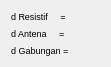
   <widget class="QWidget" name="layoutWidget_3">
    <property name="geometry">
     <rect>
      <x>470</x>
      <y>80</y>
      <width>111</width>
      <height>47</height>
     </rect>
    </property>
    <layout class="QGridLayout" name="gridLayout_7">
     <item row="0" column="0">
      <widget class="QLabel" name="label_11">
       <property name="font">
        <font>
         <pointsize>7</pointsize>
        </font>
       </property>
       <property name="text">
        <string>d Resistif     =</string>
       </property>
      </widget>
     </item>
     <item row="0" column="1">
      <widget class="QLabel" name="beban_r">
       <property name="font">
        <font>
         <pointsize>7</pointsize>
        </font>
       </property>
       <property name="text">
        <string/>
       </property>
      </widget>
     </item>
     <item row="1" column="0">
      <widget class="QLabel" name="label_12">
       <property name="font">
        <font>
         <pointsize>7</pointsize>
        </font>
       </property>
       <property name="text">
        <string>d Antena     =</string>
       </property>
      </widget>
     </item>
     <item row="1" column="1">
      <widget class="QLabel" name="beban_a">
       <property name="font">
        <font>
         <pointsize>7</pointsize>
        </font>
       </property>
       <property name="text">
        <string/>
       </property>
      </widget>
     </item>
     <item row="2" column="0">
      <widget class="QLabel" name="label_13">
       <property name="font">
        <font>
         <pointsize>7</pointsize>
        </font>
       </property>
       <property name="text">
        <string>d Gabungan =</string>
       </property>
      </widget>
     </item>
     <item row="2" column="1">
      <widget class="QLabel" name="beban_g">
       <property name="font">
        <font>
         <pointsize>7</pointsize>
        </font>
       </property>
       <property name="text">
        <string/>
       </property>
      </widget>
     </item>
    </layout>
   </widget>
